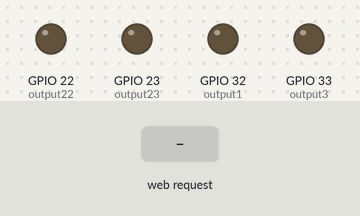
A sketch run on a simulated ESP32. On the bench: output pins drawn as LEDs (lit = HIGH). The inputs (shaded band) are chosen by the test bench. WiFi joins after 1.5 s; servers stay silent unless stated; what the sketch prints to the serial monitor is not drawn.

Above: at 2.7 s.
2.8 s: HTTP request GET /23/on received
At 3.1 s:
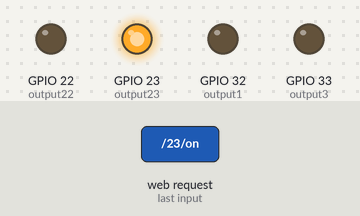
4.3 s: HTTP request GET /22/on received
At 5.4 s:
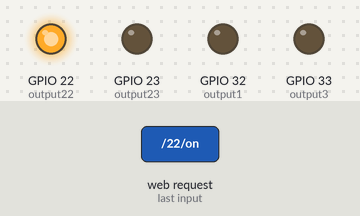
5.8 s: HTTP request GET /1/on received
At 6.6 s:
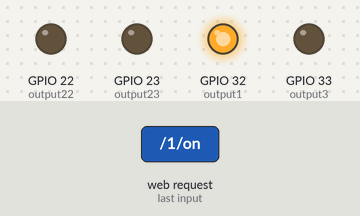
7.3 s: HTTP request GET /3/on received
At 7.7 s:
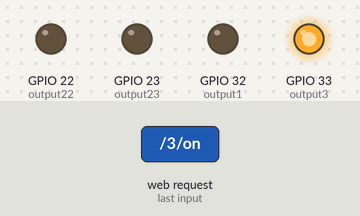
Timing chart, 0 to 9.8 s (numbered marks = the images above; inputs shaded):
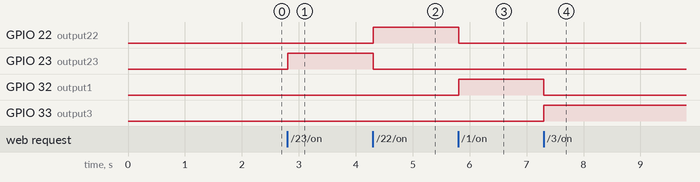

The sketch:

snake_html.ino
```cpp
#include <WiFi.h>

const char* ssid = "Redmi Note 11";
const char* password = "nemophilist";

WiFiServer server(80);

String header;

String output23State = "off";
String output22State = "off";
String output1State = "off";
String output3State = "off";

const int output23 = 23;
const int output22 = 22;
const int output1 = 32;
const int output3 = 33;

unsigned long currentTime;
unsigned long previousTime = 0;
const long timeoutTime = 2000;

void setup() {
  Serial.begin(115200);

  pinMode(output23, OUTPUT);
  pinMode(output22, OUTPUT);
  pinMode(output1, OUTPUT);
  pinMode(output3, OUTPUT);
  digitalWrite(output23, LOW);
  digitalWrite(output22, LOW);
  digitalWrite(output1, LOW);
  digitalWrite(output3, LOW);


  Serial.print("Connecting to ");
  Serial.println(ssid);
  WiFi.begin(ssid, password);
  while (WiFi.status() != WL_CONNECTED) {
    delay(500);
    Serial.print(".");
  }
  Serial.println("");
  Serial.println("WiFi connected.");
  Serial.println("IP address: ");
  Serial.println(WiFi.localIP());
  server.begin();
}

void loop() {

  WiFiClient client = server.available();

  if (client) {
    currentTime = millis();
    previousTime = currentTime;
    Serial.println("New Client.");
    String currentLine = "";
    while (client.connected() && currentTime - previousTime <= timeoutTime) {
      currentTime = millis();
      if (client.available()) {
        char c = client.read();
        Serial.write(c);
        header += c;
        if (c == '\n') {
          if (currentLine.length() == 0) {
            client.println("HTTP/1.1 200 OK");
            client.println("Content-type:text/html");
            client.println("Connection: close");
            client.println();

            if (header.indexOf("GET /23/on") >= 0) {
              Serial.println("GPIO 23 on");
              output23State = "on";
              digitalWrite(output23, HIGH);
              // Turn off other outputs
              digitalWrite(output22, LOW);
              output22State = "off";
              digitalWrite(output1, LOW);
              output1State = "off";
              digitalWrite(output3, LOW);
              output3State = "off";
            } else if (header.indexOf("GET /23/off") >= 0) {
              Serial.println("GPIO 23 off");
              output23State = "off";
              digitalWrite(output23, LOW);
            } else if (header.indexOf("GET /22/on") >= 0) {
              Serial.println("GPIO 22 on");
              output22State = "on";
              digitalWrite(output22, HIGH);
              // Turn off other outputs
              digitalWrite(output23, LOW);
              output23State = "off";
              digitalWrite(output1, LOW);
              output1State = "off";
              digitalWrite(output3, LOW);
              output3State = "off";
            } else if (header.indexOf("GET /22/off") >= 0) {
              Serial.println("GPIO 22 off");
              output22State = "off";
              digitalWrite(output22, LOW);
            } else if (header.indexOf("GET /1/on") >= 0) {
              Serial.println("GPIO 1 on");
              output1State = "on";
              digitalWrite(output1, HIGH);
              // Turn off other outputs
              digitalWrite(output23, LOW);
              output23State = "off";
              digitalWrite(output22, LOW);
              output22State = "off";
              digitalWrite(output3, LOW);
              output3State = "off";
            } else if (header.indexOf("GET /1/off") >= 0) {
              Serial.println("GPIO 1 off");
              output1State = "off";
              digitalWrite(output1, LOW);
            } else if (header.indexOf("GET /3/on") >= 0) {
              Serial.println("GPIO 3 on");
              output3State = "on";
              digitalWrite(output3, HIGH);
              // Turn off other outputs
              digitalWrite(output23, LOW);
              output23State = "off";
              digitalWrite(output22, LOW);
              output22State = "off";
              digitalWrite(output1, LOW);
              output1State = "off";
            } else if (header.indexOf("GET /3/off") >= 0) {
              Serial.println("GPIO 3 off");
              output3State = "off";
              digitalWrite(output3, LOW);
            }

            client.println("<!DOCTYPE html><html>");
            client.println("<head><meta name=\"viewport\" content=\"width=device-width, initial-scale=1\">");
            client.println("<link rel=\"icon\" href=\"data:,\">");
            client.println("<style>html { font-family: Helvetica; display: inline-block; margin: 0px auto; text-align: center;}");
            client.println(".button { background-color: #4CAF50; border: none; color: white; padding: 16px 40px;");
            client.println("text-decoration: none; font-size: 30px; margin: 2px; cursor: pointer;}");
            client.println(".button2 {background-color: #555555;}</style></head>");

            client.println("<body><h1>SNAKE GAME CONTROLLER</h1>");

            client.println("<p>GPIO 23 - State " + output23State + "</p>");
            if (output23State == "off") {
              client.println("<p><a href=\"/23/on\"><button class=\"button buttonup\" style=\"background-color: #4CAF50;\">UP</button></a></p>");
            } else {
              client.println("<p><a href=\"/23/off\"><button class=\"button buttonup\" style=\"background-color: #A9A9A9;\">UP</button></a></p>");
            }

            client.println("<p>GPIO 22 - State " + output22State + "</p>");
            if (output22State == "off") {
              client.println("<p><a href=\"/22/on\"><button class=\"button buttondown\" style=\"background-color: #f44336;\">DOWN</button></a></p>");
            } else {
              client.println("<p><a href=\"/22/off\"><button class=\"button buttondown\" style=\"background-color: #A9A9A9;\">DOWN</button></a></p>");
            }

            client.println("<p>GPIO 1 - State " + output1State + "</p>");
            if (output1State == "off") {
              client.println("<p><a href=\"/1/on\"><button class=\"button buttonleft\" style=\"background-color: #2196F3;\">LEFT</button></a></p>");
            } else {
              client.println("<p><a href=\"/1/off\"><button class=\"button buttonleft\" style=\"background-color: #A9A9A9;\">LEFT</button></a></p>");
            }

            client.println("<p>GPIO 3 - State " + output3State + "</p>");
            if (output3State == "off") {
              client.println("<p><a href=\"/3/on\"><button class=\"button buttonright\" style=\"background-color: #ff9800;\">RIGHT</button></a></p>");
            } else {
              client.println("<p><a href=\"/3/off\"><button class=\"button buttonright\" style=\"background-color: #A9A9A9;\">RIGHT</button></a></p>");
            }
            client.println("</body></html>");
            client.println();
            break;
          } else {
            currentLine = "";
          }
        } else if (c != '\r') {
          currentLine += c;
        }
      }
    }
    header = "";
    client.stop();
    Serial.println("Client disconnected.");
    Serial.println("");
  }

}
```

Measured:
- after the input at 2.8 s, GPIO 23 (output23): LOW → HIGH at once
- after the input at 4.3 s, GPIO 22 (output22): LOW → HIGH at once; GPIO 23 (output23): HIGH → LOW at once
- after the input at 5.8 s, GPIO 22 (output22): HIGH → LOW at once; GPIO 32 (output1): LOW → HIGH at once
- after the input at 7.3 s, GPIO 32 (output1): HIGH → LOW at once; GPIO 33 (output3): LOW → HIGH at once
